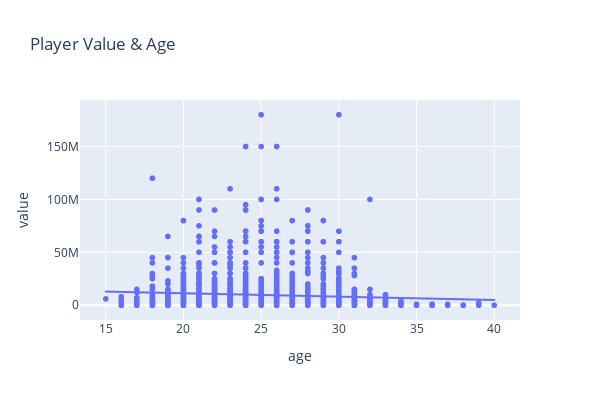

The notebook cell saved with this chart:
### Code cell
#Scatter plot of age vs value
px.scatter(clean_data_df,x="age", y="value",trendline='ols',width=600, height=400,hover_data=['player'], title='Player Value & Age')

### Figure 1 — Plotly figure (JSON) as saved in the notebook; plotly's stock layout.template omitted (floating-point values rounded to 4 significant figures; data arrays with more than 128 entries replaced by an {"elided": "..."} marker saying what was removed)
{"data": [{"customdata": {"elided": "2231x1 str values"}, "hovertemplate": "age=%{x}<br>value=%{y}<br>player=%{customdata[0]}<extra></extra>", "legendgroup": "", "marker": {"color": "#636efa", "symbol": "circle"}, "mode": "markers", "name": "", "showlegend": false, "type": "scattergl", "x": {"elided": "2231 int values"}, "xaxis": "x", "y": {"elided": "2231 int values"}, "yaxis": "y"}, {"hovertemplate": "<b>OLS trendline</b><br>value = -318236 * age + 1.76911e+07<br>R<sup>2</sup>=0.006978<br><br>age=%{x}<br>value=%{y} <b>(trend)</b><extra></extra>", "legendgroup": "", "marker": {"color": "#636efa", "symbol": "circle"}, "mode": "lines", "name": "", "showlegend": false, "type": "scattergl", "x": {"elided": "2231 int values"}, "xaxis": "x", "y": {"elided": "2231 float values"}, "yaxis": "y"}], "layout": {"height": 400, "legend": {"tracegroupgap": 0}, "title": {"text": "Player Value & Age"}, "width": 600, "xaxis": {"anchor": "y", "domain": [0, 1], "title": {"text": "age"}}, "yaxis": {"anchor": "x", "domain": [0, 1], "title": {"text": "value"}}}}
